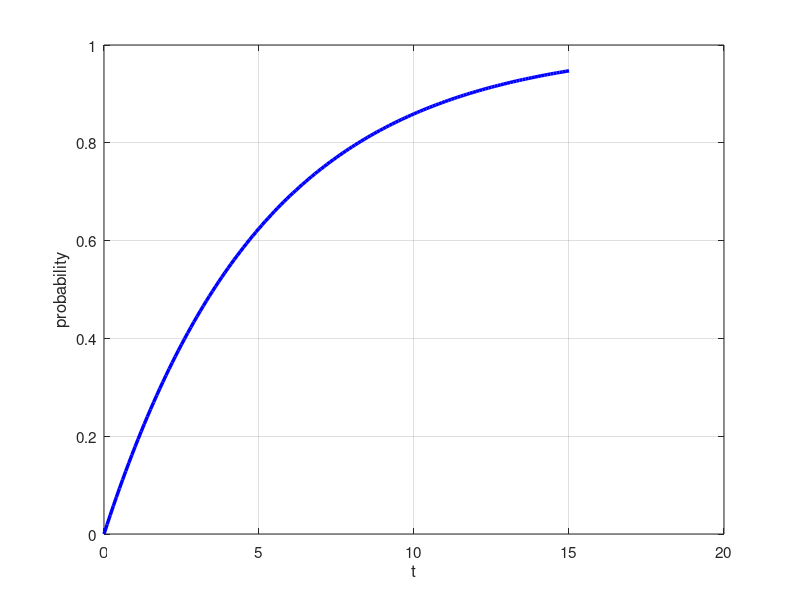
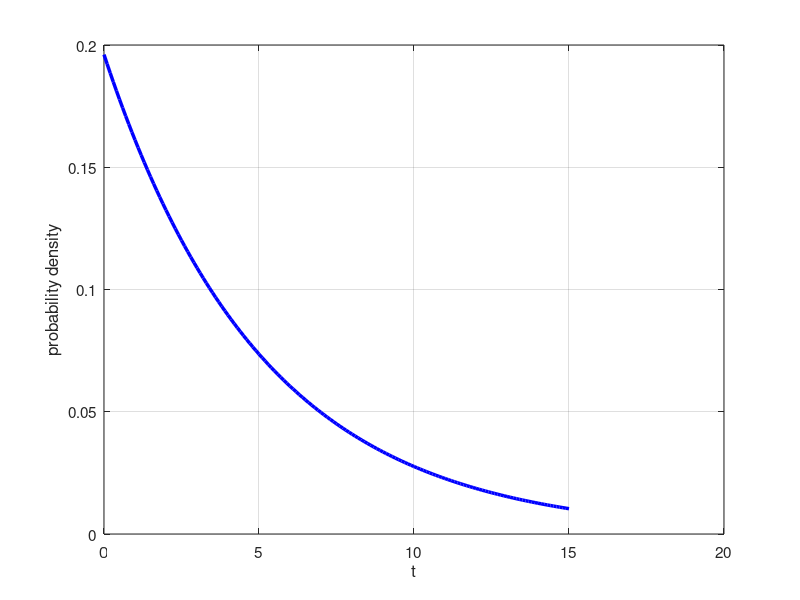

These charts were generated, in order, by the following MATLAB code:
function DistributionPlots
clc;
clear;

t = 0:0.1:15;

%2->1 mean: 2min
% createfigure(t, expcdf(t,2), 'probability');
% createfigure( t, exppdf(t,2),'probability density');

%2->3 mean 8.45min sd=0.78
% createfigure(t, logncdf(t,2.12992, 0.092112),'probability');
% createfigure(t, lognpdf(t,2.12992, 0.092112),'probability density');

%3->4 [Vigorous to Interactive] Normal - Mean 5.55min sd=3.22 min
% createfigure(t, normcdf(t,5.55, 3.22),'probability');
% createfigure(t, normpdf(t,5.55, 3.22),'probability density');


%4->3 [Interactive to Vigorous] Exponential - Mean 1.5 min
% createfigure(t, expcdf(t,1.5), 'probability');
% createfigure( t, exppdf(t,1.5),'probability density');

%4->5[Interactive to Remote]		Exponential	- Mean	0.5	min
% createfigure(t, expcdf(t,0.5), 'probability');
% createfigure( t, exppdf(t,0.5),'probability density');

%5->4	[Remote to Interactive]	Exponential	- Mean	0.6	min
% createfigure(t, expcdf(t,0.6), 'probability');
% createfigure( t, exppdf(t,0.6),'probability density');

%5->6 [Remote to Full-room] Log-normal - Mean 5.18min	SD	4.18 min
%1.39406
%0.708155
% createfigure(t, logncdf(t,1.39406, 0.708155),'probability');
% createfigure(t, lognpdf(t,1.39406, 0.708155),'probability density');


%6->1	[Full-room to Non-fire]	Exponential	 Mean	5.1 min
createfigure(t, expcdf(t,5.1), 'probability');
createfigure( t, exppdf(t,5.1),'probability density');



function createfigure(x1, y1, Title)
%CREATEFIGURE(X1,Y1)
%  X1:  vector of x data
%  Y1:  vector of y data
 
%  Auto-generated by MATLAB on 26-Jan-2011 17:30:35
 
%% Create figure
figure1 = figure;
 
%% Create axes
axes1 = axes('FontSize',11,'Parent',figure1);
xlabel(axes1,'t');
ylabel(axes1,Title);
box(axes1,'on');
grid(axes1,'on');
hold(axes1,'all');
 
%% Create plot
plot1 = plot(...
  x1,y1,...
  'Color',[0 0 1],...
  'LineWidth',2.5);
 